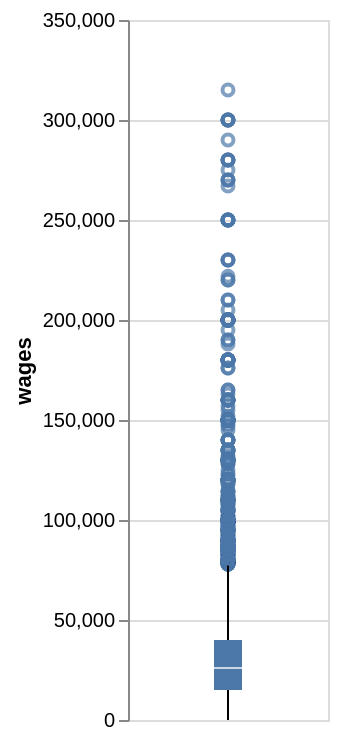

Notebook code for this chart:
### Code cell
alt.data_transformers.enable("vegafusion")
working_data.filter(pl.col('has_disablity') == 0).plot.boxplot(y='wages').properties(width=100, height=350)

### Figure 1 — Vega specification as saved in the notebook (floating-point values rounded to 4 significant figures; data arrays with more than 128 entries replaced by an {"elided": "..."} marker saying what was removed)
{"$schema": "https://vega.github.io/schema/vega/v6.json", "data": [{"name": "source_0"}, {"name": "data_0"}, {"name": "data_1", "values": {"elided": "751 records"}}, {"name": "data_2"}, {"name": "data_3", "values": [{"lower_box_wages": 15000.0, "lower_whisker_wages": 0.0, "upper_whisker_wages": 77300.0}]}, {"name": "data_4", "values": [{"lower_whisker_wages": 0.0, "upper_box_wages": 40000.0, "upper_whisker_wages": 77300.0}]}, {"name": "data_5"}, {"name": "data_6", "values": [{"lower_box_wages": 15000.0, "max_wages": 315000.0, "mid_box_wages": 26000.0, "min_wages": 0.0, "upper_box_wages": 40000.0}]}, {"name": "data_7", "values": [{"lower_box_wages": 15000.0, "max_wages": 315000.0, "mid_box_wages": 26000.0, "min_wages": 0.0, "upper_box_wages": 40000.0}]}], "marks": [{"type": "symbol", "name": "layer_0_layer_0_marks", "from": {"data": "data_1"}, "encode": {"update": {"y": {"field": "wages", "scale": "y"}, "stroke": {"value": "#4c78a8"}, "x": {"signal": "width", "mult": 0.5}, "fill": {"value": "transparent"}, "opacity": {"value": 0.7}}}, "style": ["point", "boxplot-outliers"]}, {"type": "rule", "name": "layer_0_layer_1_layer_0_marks", "from": {"data": "data_3"}, "encode": {"update": {"y": {"field": "lower_whisker_wages", "scale": "y"}, "y2": {"field": "lower_box_wages", "scale": "y"}, "tooltip": {"signal": "{\"Upper Whisker of wages\": format(datum[\"upper_whisker_wages\"], \"\"), \"Lower Whisker of wages\": format(datum[\"lower_whisker_wages\"], \"\")}"}, "x": {"signal": "width", "mult": 0.5}, "stroke": {"value": "black"}}}, "aria": false, "style": ["rule", "boxplot-rule"]}, {"type": "rule", "name": "layer_0_layer_1_layer_1_marks", "from": {"data": "data_4"}, "encode": {"update": {"stroke": {"value": "black"}, "y": {"field": "upper_box_wages", "scale": "y"}, "y2": {"field": "upper_whisker_wages", "scale": "y"}, "tooltip": {"signal": "{\"Upper Whisker of wages\": format(datum[\"upper_whisker_wages\"], \"\"), \"Lower Whisker of wages\": format(datum[\"lower_whisker_wages\"], \"\")}"}, "x": {"signal": "width", "mult": 0.5}}}, "style": ["rule", "boxplot-rule"], "aria": false}, {"type": "rect", "name": "layer_1_layer_0_marks", "from": {"data": "data_6"}, "encode": {"update": {"tooltip": {"signal": "{\"Max of wages\": format(datum[\"max_wages\"], \"\"), \"Q3 of wages\": format(datum[\"upper_box_wages\"], \"\"), \"Median of wages\": format(datum[\"mid_box_wages\"], \"\"), \"Q1 of wages\": format(datum[\"lower_box_wages\"], \"\"), \"Min of wages\": format(datum[\"min_wages\"], \"\")}"}, "y2": {"field": "upper_box_wages", "scale": "y"}, "fill": {"value": "#4c78a8"}, "width": {"value": 14}, "y": {"field": "lower_box_wages", "scale": "y"}, "xc": {"signal": "width", "mult": 0.5}}}, "style": ["bar", "boxplot-box"]}, {"type": "rect", "name": "layer_1_layer_1_marks", "from": {"data": "data_7"}, "encode": {"update": {"xc": {"signal": "width", "mult": 0.5}, "fill": [{"value": "#4c78a8", "test": "datum['lower_box_wages'] >= datum['upper_box_wages']"}, {"value": "white"}], "opacity": {"value": 0.7}, "width": {"value": 14}, "yc": {"field": "mid_box_wages", "scale": "y"}, "tooltip": {"signal": "{\"Max of wages\": format(datum[\"max_wages\"], \"\"), \"Q3 of wages\": format(datum[\"upper_box_wages\"], \"\"), \"Median of wages\": format(datum[\"mid_box_wages\"], \"\"), \"Q1 of wages\": format(datum[\"lower_box_wages\"], \"\"), \"Min of wages\": format(datum[\"min_wages\"], \"\")}"}, "height": {"value": 1}}}, "aria": false, "style": ["tick", "boxplot-median"]}], "scales": [{"name": "y", "type": "linear", "domain": {"fields": [{"data": "data_1", "field": "wages"}, {"data": "data_3", "field": "lower_whisker_wages"}, {"data": "data_3", "field": "lower_box_wages"}, {"data": "data_4", "field": "upper_box_wages"}, {"data": "data_4", "field": "upper_whisker_wages"}, {"data": "data_6", "field": "lower_box_wages"}, {"data": "data_6", "field": "upper_box_wages"}, {"data": "data_7", "field": "mid_box_wages"}]}, "range": [{"signal": "height"}, 0], "nice": true, "zero": true}], "axes": [{"scale": "y", "domain": false, "grid": true, "orient": "left", "labels": false, "maxExtent": 0, "minExtent": 0, "aria": false, "tickCount": {"signal": "ceil(height/40)"}, "ticks": false, "zindex": 0}, {"scale": "y", "zindex": 0, "grid": false, "labelOverlap": true, "tickCount": {"signal": "ceil(height/40)"}, "title": "wages", "orient": "left"}], "background": "white", "width": 100, "padding": 5, "height": 350, "style": "cell"}
